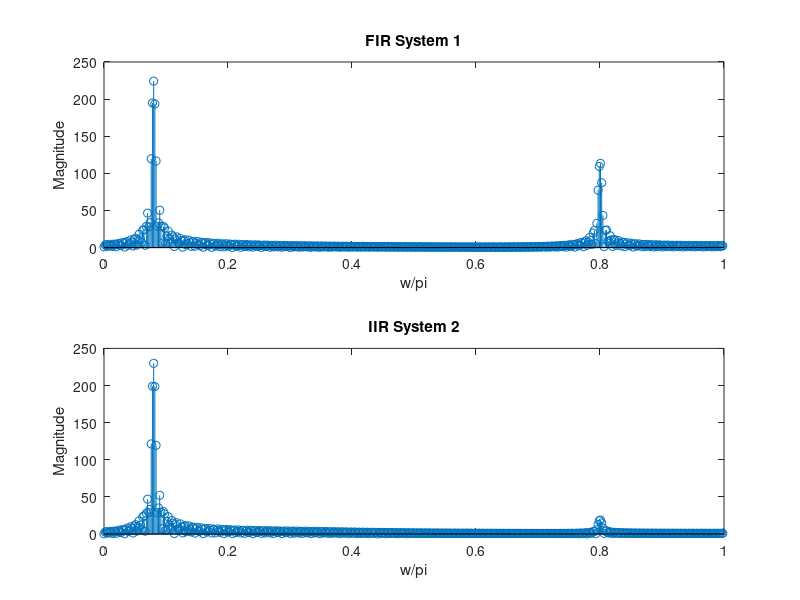

The MATLAB source for this figure:
n=0:299;
x=cos((20*pi*n)/250)+cos((200*pi*n)/250);
a1=[1];
b1=[0.5 0.27 0.77];
b2=[0.45 0.5 0.45];
a2=[1 -0.53 +0.46];
s1=filter(b1,a1,x)
[k,w]=freqz(s1)
subplot(211)
stem((w/pi),abs(k))
title('FIR System 1')
xlabel('w/pi')
ylabel('Magnitude')
s2=filter(b2,a2,x)
[K1,W1]=freqz(s2)
subplot(212)
stem((W1/pi),abs(K1))
title('IIR System 2')
xlabel('w/pi')
ylabel('Magnitude')
